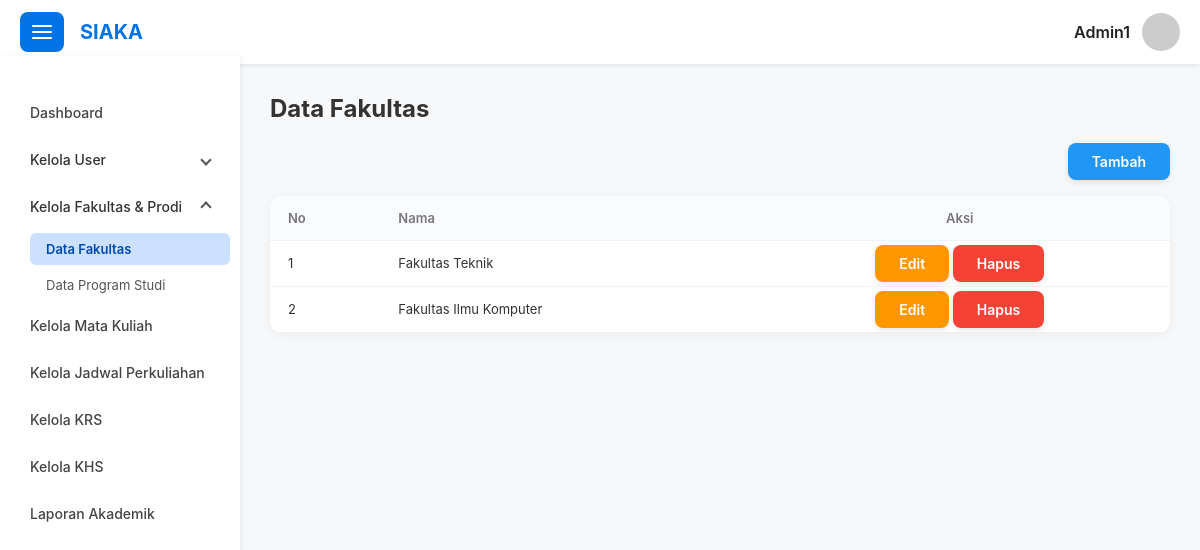
Screenshot of /page/fakultas/data_fakultas.php (signed in) with the database file from the repository.
### tables this page shows
CREATE TABLE `fakultas` (
  `id` int(11) NOT NULL,
  `nama_fakultas` varchar(100) NOT NULL
);

### config/config.php (called while the page is built, shortened)
<?php
function base_url($path = '')
{
  return BASE_URL . ltrim($path, '/');
}

### page/fakultas/data_fakultas.php (the view, shortened to what this page needs)
<?php include("../../layout/header.php"); ?>
<?php include("../../layout/topbar.php"); ?>
<?php include("../../layout/sidebar.php"); ?>
<?php include("../../config/db.php"); ?>
<section id="data-fakultas">
  <div class="row">
    <div class="col-md-12 mb-3">
      <a href="<?= base_url("/page/fakultas/tambah_fakultas.php") ?>" class="btn btn-info float-right">Tambah</a>
    </div>
    <div class="col-md-12">
      <table>
        <thead>
          <tr>
            <th>No</th>
            <th>Nama</th>
            <th class="text-center">Aksi</th>
          </tr>
        </thead>
        <?php
        $query = "SELECT * FROM fakultas";
        $sql = mysqli_query($conn, $query);
        $count = mysqli_num_rows($sql);
        $no = 1;
        ?>
        <tbody id="fakultas-table-body">
          <?php if ($count > 0) { ?>
            <?php while ($data = mysqli_fetch_array($sql)) { ?>
              <tr>
                <td><?= $no++; ?></td>
                <td><?= $data["nama_fakultas"]; ?></td>
                <td class="text-center">
                  <a href="<?= base_url("/page/fakultas/edit_fakultas.php") . "?id=" . $data["id"]; ?>" class="btn btn-warning">Edit</a>
                  <a href="<?= base_url("/action/fakultas/hapus_data.php") . "?id=" . $data["id"]; ?>" class="btn btn-danger">Hapus</a>
                </td>
              </tr>
            <?php } ?>
          <?php } else { ?>
            <tr>
              <td colspan="6" style="text-align: center;">Tidak ada data</td>
            </tr>
          <?php } ?>
        </tbody>
      </table>
    </div>
  </div>
</section>
<?php include("../../layout/scripts.php"); ?>
<?php include("../../layout/footer.php"); ?>

### style/style.css (style rules this page uses)
* { box-sizing: border-box; }
body { margin: 0; font-family: 'Inter', sans-serif; background: #f7f8fa; color: #222; }
table { width: 100%; border-collapse: collapse; background: white; border-radius: 12px; overflow: hidden; box-shadow: 0 2px 12px rgb(0 0 0 / 0.05); }
th, td { text-align: left; padding: 14px 18px; font-size: 13px; border-bottom: 1px solid #f0f2f5; color: #333; white-space: nowrap; }
th { background: #f9fbff; font-weight: 600; color: #777; }
.btn { padding: 10px 24px; font-size: 14px; font-weight: 600; border: none; border-radius: 8px; cursor: pointer; user-select: none; transition: background-color 0.25s ease, transform 0.1s ease; box-shadow: 0 2px 6px rgba(0, 0, 0, 0.1); outline: none; text-decoration: none; }
.btn-danger { background-color: #f44336; color: white; }
.btn-warning { background-color: #ff9800; color: white; }
.btn-info { background-color: #2196f3; color: white; }
.row { display: flex; flex-wrap: wrap; margin-left: -10px; margin-right: -10px; }
[class*="col-"] { padding-left: 10px; padding-right: 10px; box-sizing: border-box; }
@media (min-width: 768px) { .col-md-12 { width: 100%; } }
.mb-3 { margin-bottom: 1rem !important; }
.text-center { text-align: center !important; }
.float-right { float: right !important; }

### rows the page displays
fakultas: nama_fakultas "Fakultas Teknik"
fakultas: nama_fakultas "Fakultas Ilmu Komputer"

### other values shown
$_SESSION["username"] "Admin1"
$page "Data Fakultas"
